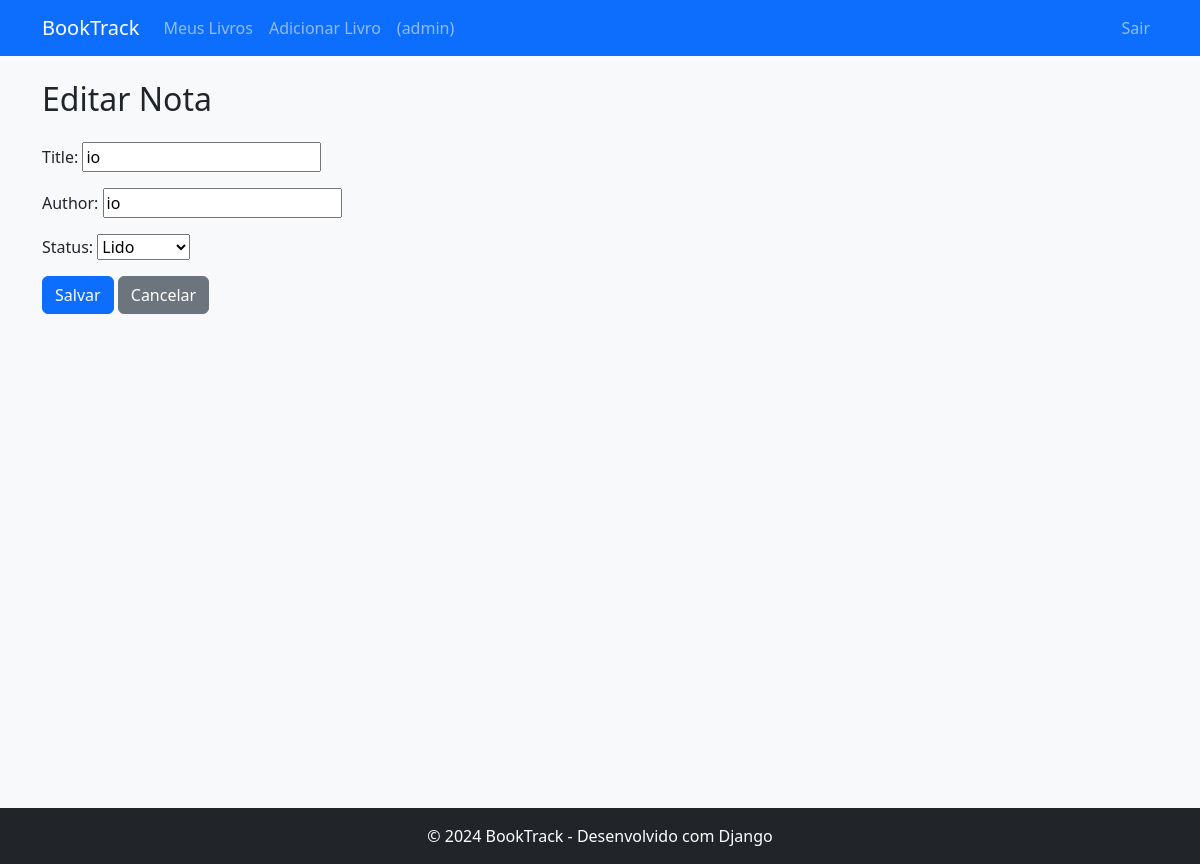
The page /book_edit/1/ (signed in) on the database as committed earlier.
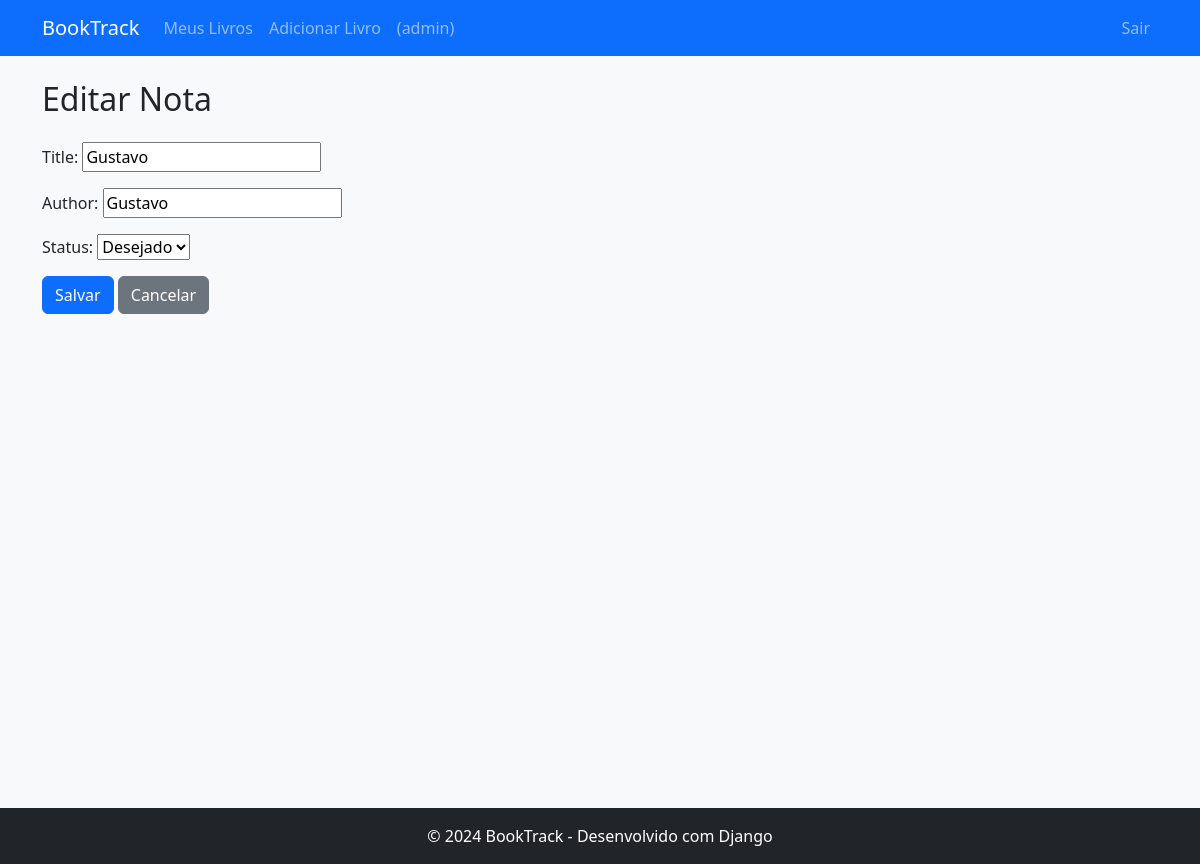
The same page on the database as committed later.
### books/models.py (models this page shows, shortened)
class Book(models.Model):
    STATUS_CHOICES = [('Lido', 'Lido'), ('Desejado', 'Desejado')]
    user = models.ForeignKey(User, on_delete=models.CASCADE)
    title = models.CharField(max_length=200)
    author = models.CharField(max_length=100)
    status = models.CharField(max_length=10, choices=STATUS_CHOICES)
    rating = models.IntegerField(blank=True, null=True)  # Opcional para fase 2
    created_at = models.DateTimeField(auto_now_add=True)
    class Meta:
        unique_together = ['user', 'title', 'author']  # Evita duplicatas

### books/views.py (the view, shortened to what this page needs)
# urls.py: path('book_edit/<int:pk>/', BookUpdateView.as_view(), name='book_edit'),  # Add this line
class BookUpdateView(LoginRequiredMixin, UpdateView):
    model = Book
    fields = ['title', 'author', 'status']
    template_name = 'books/form.html'

### books/templates/books/form.html (shortened to what this page needs)
{% extends 'base.html' %}
{% block content %}
    <h2 class="my-4">{% if form.instance.pk %}Editar Nota{% else %}Nova Nota{% endif %}</h2>
    <form method="post">
        {{ form.as_p }}
        <button type="submit" class="btn btn-primary">Salvar</button>
        <a href="{% url 'book_list' %}" class="btn btn-secondary">Cancelar</a>
    </form>
{% endblock %}

Rows that differ between the two databases and show on the page:
changed Book: title "io" → "Gustavo"; author "io" → "Gustavo"; status "Lido" → "Desejado"
